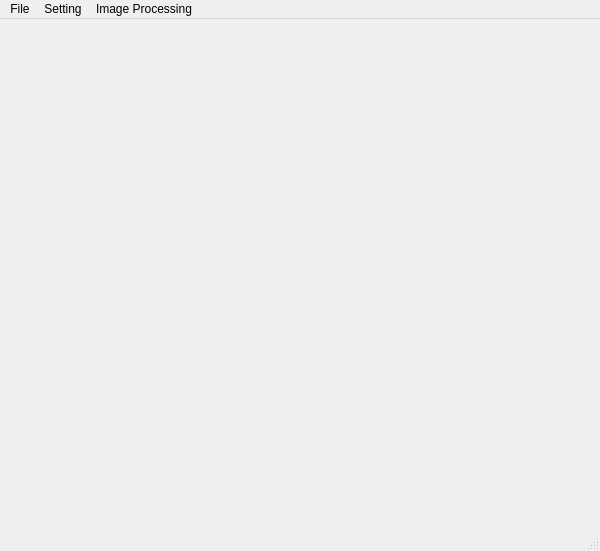
<?xml version="1.0" encoding="UTF-8"?>
<ui version="4.0">
 <class>MainWindow</class>
 <widget class="QMainWindow" name="MainWindow">
  <property name="geometry">
   <rect>
    <x>0</x>
    <y>0</y>
    <width>600</width>
    <height>551</height>
   </rect>
  </property>
  <property name="minimumSize">
   <size>
    <width>0</width>
    <height>0</height>
   </size>
  </property>
  <property name="windowTitle">
   <string>4A8G0039_OpenCV</string>
  </property>
  <property name="iconSize">
   <size>
    <width>24</width>
    <height>24</height>
   </size>
  </property>
  <widget class="QWidget" name="centralwidget">
   <property name="enabled">
    <bool>true</bool>
   </property>
   <layout class="QVBoxLayout" name="verticalLayout_2">
    <property name="leftMargin">
     <number>0</number>
    </property>
    <property name="topMargin">
     <number>0</number>
    </property>
    <property name="rightMargin">
     <number>0</number>
    </property>
    <property name="bottomMargin">
     <number>0</number>
    </property>
    <item>
     <layout class="QVBoxLayout" name="verticalLayout">
      <property name="sizeConstraint">
       <enum>QLayout::SetDefaultConstraint</enum>
      </property>
      <item alignment="Qt::AlignHCenter|Qt::AlignVCenter">
       <widget class="QLabel" name="Img_Lable">
        <property name="enabled">
         <bool>true</bool>
        </property>
        <property name="minimumSize">
         <size>
          <width>0</width>
          <height>0</height>
         </size>
        </property>
        <property name="mouseTracking">
         <bool>false</bool>
        </property>
        <property name="tabletTracking">
         <bool>false</bool>
        </property>
        <property name="text">
         <string/>
        </property>
        <property name="scaledContents">
         <bool>false</bool>
        </property>
        <property name="alignment">
         <set>Qt::AlignCenter</set>
        </property>
       </widget>
      </item>
     </layout>
    </item>
   </layout>
  </widget>
  <widget class="QMenuBar" name="Top_menubar">
   <property name="geometry">
    <rect>
     <x>0</x>
     <y>0</y>
     <width>600</width>
     <height>21</height>
    </rect>
   </property>
   <widget class="QMenu" name="File_menu">
    <property name="title">
     <string>File</string>
    </property>
    <addaction name="OpenFile_action"/>
    <addaction name="separator"/>
    <addaction name="SaveFile_action"/>
   </widget>
   <widget class="QMenu" name="Setting_menu">
    <property name="title">
     <string>Setting</string>
    </property>
    <addaction name="ROI_action"/>
    <addaction name="separator"/>
    <addaction name="Show_histogram_action"/>
    <addaction name="separator"/>
    <addaction name="Show_change_colorspace_action"/>
   </widget>
   <widget class="QMenu" name="menuImage_Processing">
    <property name="title">
     <string>Image Processing</string>
    </property>
    <addaction name="action"/>
    <addaction name="separator"/>
    <addaction name="action_3"/>
   </widget>
   <addaction name="File_menu"/>
   <addaction name="Setting_menu"/>
   <addaction name="menuImage_Processing"/>
  </widget>
  <widget class="QStatusBar" name="statusbar"/>
  <action name="OpenFile_action">
   <property name="text">
    <string>OpenFile</string>
   </property>
   <property name="shortcut">
    <string>Ctrl+O</string>
   </property>
  </action>
  <action name="ROI_action">
   <property name="text">
    <string>設定ROI</string>
   </property>
  </action>
  <action name="Show_histogram_action">
   <property name="text">
    <string>顯示影像直方圖</string>
   </property>
  </action>
  <action name="action">
   <property name="text">
    <string>影像二值化</string>
   </property>
  </action>
  <action name="action_3">
   <property name="text">
    <string>直方圖等化</string>
   </property>
  </action>
  <action name="Show_change_colorspace_action">
   <property name="text">
    <string>顯示或改變色彩空間</string>
   </property>
  </action>
  <action name="SaveFile_action">
   <property name="text">
    <string>SaveFile</string>
   </property>
   <property name="shortcut">
    <string>Ctrl+S</string>
   </property>
  </action>
 </widget>
 <resources/>
 <connections/>
</ui>
